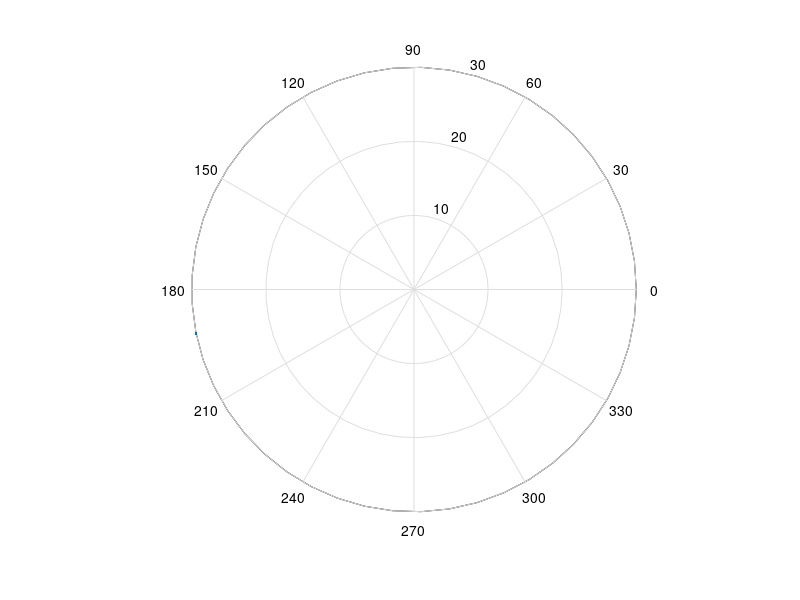

Here is the MATLAB script that generated this plot: (Note: this script raises an error after producing the figure.)
function module6_GaincirclesExample
clear all;
clc;

%We are designing the appropriate IMN and OMN
%To get TPG=14.1dB at 1.5 GHz

sparams.s11 = polar(0.8, 120);
sparams.s12 = polar(0.02, 62);
sparams.s21 = polar(4.0, 60);
sparams.s22 = polar(0.2, -30);

Zo = 50;
freq = 1.5E6;

%first check stability
disp("First Check Stability\n");
Kvals = Kdisp(sparams);
disp("\nThen check MAG to ensure 14.1dB is possible\n");

MAG(sparams);
gaindb = 14.1;
desiredGain = 10^(gaindb/10)

gainCircle = availableGain(sparams, desiredGain)

printImag(gainCircle.CA);
plotStabilityCircle(gainCircle.CA,gainCircle.rA);


endfunction


function M = availableGain(sParams, varargin)
% Handle both parameter combinations:
% 1. availableGain(sParams, gammaS, gammaOut)
% 2. availableGain(sParams, desiredGain)

    % Common calculations
    KVals = K(sParams);
    M = struct();  % Initialize output structure
    
    if nargin == 3
        % Case 1: sParams, gammaS, gammaOut
        gammaS = varargin{1};
        gammaOut = varargin{2};
        
        M.gA = (1 - abs(gammaS)^2) / abs(1 - sParams.s11*gammaS)^2 * (1/(1 - abs(gammaOut)^2));
        M.GA = M.gA * abs(sParams.s21)^2;
        
    elseif nargin == 2
        % Case 2: sParams, desiredGain
        desiredGain = varargin{1};
        M.gA = desiredGain / abs(sParams.s21)^2;
        
    else
        error('Invalid number of arguments. Use either 2 or 3 input parameters.');
    end
    
    % Common calculations for both cases
    M.CA = (M.gA * conj(sParams.s11 - KVals.del * conj(sParams.s22))) / ...
          (1 + M.gA*(abs(sParams.s11)^2 - abs(KVals.del)^2));
    
    M.rA = sqrt(1 - 2*KVals.K*abs(sParams.s12*sParams.s21)*M.gA + ...
              (abs(sParams.s12*sParams.s21)*M.gA).^2) / ...
              abs(1 + M.gA*(abs(sParams.s11)^2 - abs(KVals.del)^2));
end


function plotStabilityCircle(CA, rA)
  % Set up the figure
  figure;
  hold on;
  axis equal;
  grid on;

  % Set axis limits
  xlim([-1, 1]);
  ylim([-1, 1]);

  % Plot the circle
  theta = linspace(0, 2*pi, 1000);
  x = real(CA) + rA * cos(theta);
  y = imag(CA) + rA * sin(theta);
  plot(x, y, 'b-', 'LineWidth', 2);

  % Plot the center point
  plot(real(CA), imag(CA), 'ro', 'MarkerSize', 5, 'MarkerFaceColor', 'r');

  % Add labels and title
  xlabel('Real');
  ylabel('Imaginary');
  title('Stability Circle');


  % Plot the origin
  plot(0, 0, 'k+', 'MarkerSize', 10, 'LineWidth', 1);

  % Add legend
  legend('Stability Circle', 'Center (CA)', 'origin', 'Location', 'northeast');
  
  hold off;
endfunction

  